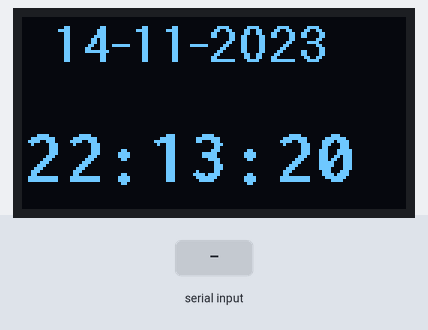
The sketch below on a simulated Arduino Uno, built with avr-gcc and run on an emulated ATmega328P. Shown: 128×64 one-colour display. The test bench sets the inputs (shaded band). The local clock reads 2024-03-15 10:24:30 at power-on unless the sketch sets it; what the sketch prints to the serial monitor is not drawn.

Above: at 1.3 s.
1.4 s: "90,45\n" received over Serial
At 2.3 s:
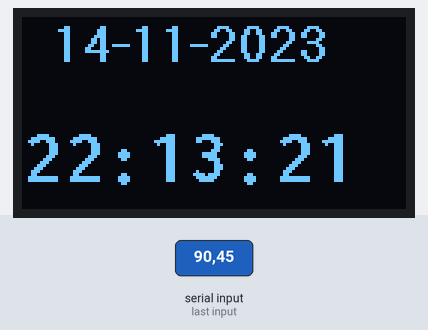
At 3.4 s:
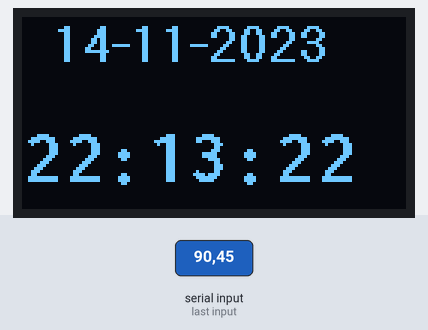
Timing chart, 0 to 4.9 s (numbered marks = the images above; inputs shaded):
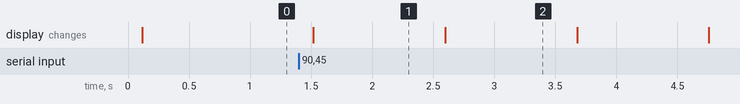

Measured:
- after the input at 1.4 s, the display: changes after 0.12 s (image 1)
- what the display in image 1 shows lasts 1.1 s, from 1.5 s to 2.6 s

The sketch:

SET_UTC_TIME.ino
```cpp
/* Muon detector set Date and Time in UTC time from connected computer on RTC DS3231
   code written for Polar pod cosmic detection by YLC on 20/12/2022
   This programm must be executed only once before starting the detector.
*/

#include <U8g2lib.h>
U8G2_SSD1306_128X64_NONAME_F_HW_I2C u8g2(U8G2_R2/*, reset= U8X8_PIN_NONE */);  // to be modified according to screen
// screens list : https://github.com/olikraus/u8g2/wiki/u8g2setupcpp
// fonts list : https://github.com/olikraus/u8g2/wiki/fntlistall
#include "RTClib.h"
RTC_DS3231 myrtc;

int hourgap = 99;   // time difference between TU and time of the computer (number of hours in signed value)
char datew[12];
char timew[10];
boolean rspd = false;
int tuhour = 0;    // computed universal time hour
DateTime tutime;
DateTime now;

//--------------------------------------------------------------------------
void affdate() {
  now = myrtc.now();
  sprintf(datew, "%02d-%02d-%04d", now.day(), now.month(), now.year());
  Serial.println("");
  Serial.println("------ Muon detector set UTC time ---------");
  Serial.print("Date : ");
  Serial.println(datew);
}

//--------------------------------------------------------------------------
void afftime() {
  now = myrtc.now();
  sprintf(timew, "%02d:%02d:%02d", now.hour(), now.minute(), now.second());
  Serial.println(timew);
}

//------------------------------------------------------------------
void DispDateTime() {              // Date and time display
  char datw[12];
  char heurw[10];
  now = myrtc.now();
  u8g2.clearBuffer();
  u8g2.setFont(u8g2_font_crox3hb_tf );
  u8g2.setCursor(10,15);
  sprintf(datw, "%02d-%02d-%04d", now.day(), now.month(), now.year());
  u8g2.print(datw);
  u8g2.setFont(u8g2_font_inb16_mf );
  u8g2.setCursor(0,55);
  sprintf(heurw, "%02d:%02d:%02d", now.hour(), now.minute(), now.second());
  u8g2.print(heurw);
  u8g2.sendBuffer();
}

//--------------------------------------------------------------------------
void setup () {
  Serial.begin(9600);
  u8g2.setI2CAddress(0x3C<<1);     // Modify I2C address + 1 bit offset for this Oled screen
  u8g2.begin();                    // screen initialization
  u8g2.enableUTF8Print();          // allow accented characters
  myrtc.begin();                   // start DS3231 RTC
  myrtc.adjust(DateTime(F(__DATE__), F(__TIME__)));   // set rtc date and time from computer
  DispDateTime();
}
//--------------------------------------------------------------------------
void loop () {
  affdate();
  Serial.print("Local time is : ");
  afftime();
  while (Serial.available()) { char inChar = Serial.read();}    // empty serial buffer
  Serial.println("Enter the signed number of hours difference between UTC and your time zone");
  hourgap = 99;
  while (hourgap == 99) {
    if (Serial.available())  {
      hourgap =  Serial.parseInt();
    }
  }
  Serial.print("You answered ");
  Serial.println(hourgap);
  if (!hourgap == 0) {
    DateTime now = myrtc.now();
    tuhour = now.hour() + hourgap;
    if ((tuhour > -1) && (tuhour < 24)) {
      DateTime tutime = DateTime(now.year(), now.month(), now.day(), tuhour, now.minute(), now.second());
      myrtc.adjust(tutime);
      Serial.println("RTC changed to UTC");
      rspd = true;
    }
    else {
      Serial.println("Please, make sure that we stay on the same date");
      Serial.println("RTC time has not been changed !");
    }
  }
  else {
    Serial.println("Nothing to change in the RTC.");
  }
  if (rspd) {
    Serial.print("UTC (Universal Coordinated Time) is : ");
    afftime();
     Serial.println("-------------------------------------");
  }
  while (1) {
    DispDateTime();
    delay(1000);
  }
}
```
